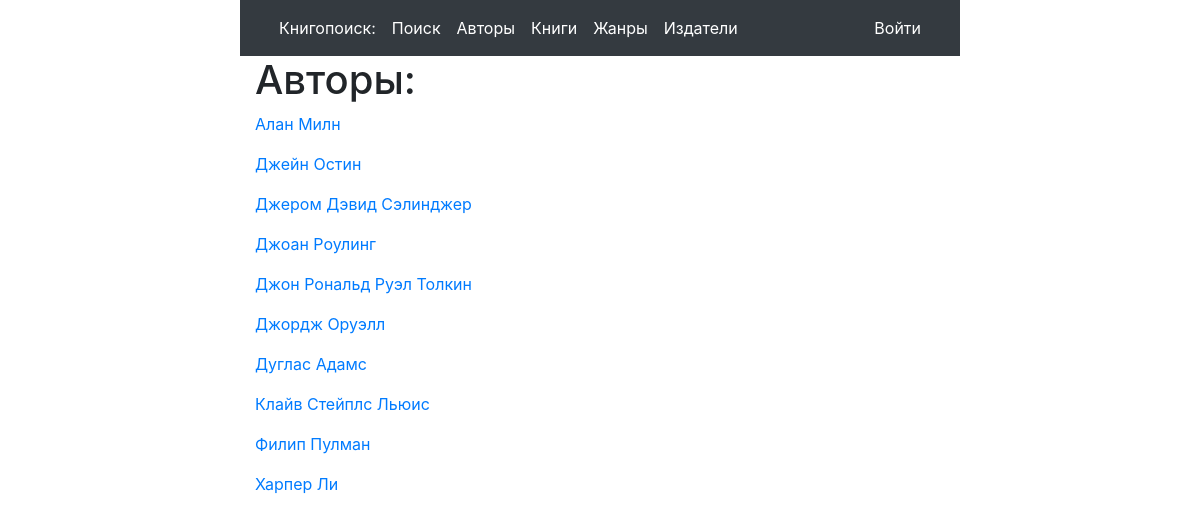
The app's page /authors with its own data.
### app/models.py (models this page shows, shortened)
class Author(db.Model):
    id = db.Column(db.Integer, primary_key=True)
    name = db.Column(db.String(64), index=True)
    date_birth = db.Column(db.Date)
    date_death = db.Column(db.Date)
    country = db.Column(db.String(64))
    author_rate = db.Column(db.Float, default=0)
    image = db.Column(db.String(255))
    books = db.relationship(
        'Book', secondary=authors,
        primaryjoin=(authors.c.author_id == id),
        secondaryjoin=(authors.c.ISBN == Book.ISBN),
        backref=db.backref('authors', lazy='dynamic'), lazy='dynamic')

### app/routes.py (the view)
@app.route('/authors')
def authors():
    authors = Author.query.order_by(Author.name).all()
    return render_template('authors.html', title='Авторы', authors=authors)

### app/models.py (called while the page is built)
@app.before_request
def before_request():
    if current_user.is_authenticated:
        current_user.last_seen = datetime.utcnow()
        db.session.commit()

### app/templates/authors.html
{% extends "base.html" %}
{% block app_content %}
    <h1>Авторы:</h1>
    {% for author in authors %}
    <div><p>
        <a href="{{ url_for('author', name=author.name) }}">{{ author.name }}</a>
    </p></div>
    {% endfor %}
{% endblock %}

### records on screen
Author: name "Алан Милн"
Author: name "Джейн Остин"
Author: name "Джером Дэвид Сэлинджер"
Author: name "Джоан Роулинг"
Author: name "Джон Рональд Руэл Толкин"
Author: name "Джордж Оруэлл"
Author: name "Дуглас Адамс"
Author: name "Клайв Стейплс Льюис"
Author: name "Филип Пулман"
Author: name "Харпер Ли"
